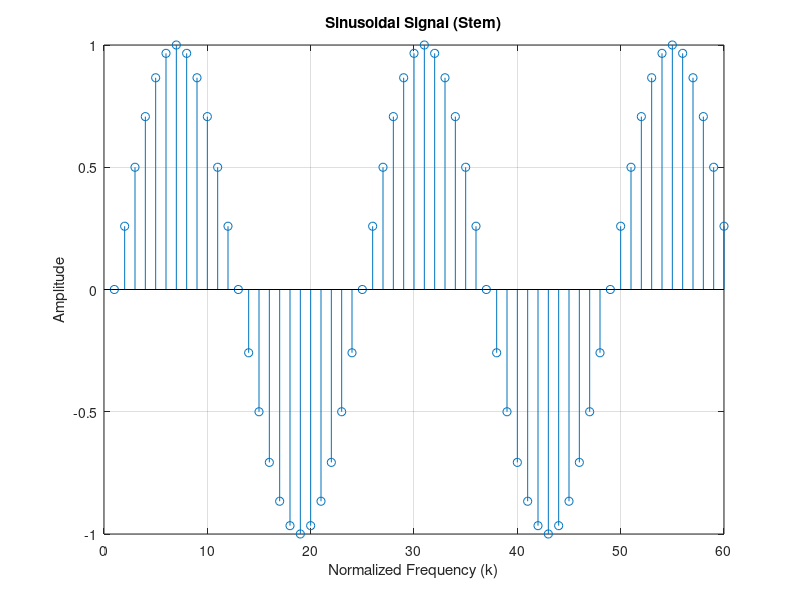

Here is the MATLAB script that generated this plot:
% Define parameters
fs = 10;
N = 2.5; 

% Calculate actual frequency based on desired periods and sampling rate
% f = (number of periods) * (sampling frequency) / total duration (assumed 60 seconds)
f = N * fs / 60; 

% Generate time vector (normalized frequency) based on actual frequency
k = 0:1/fs:(N/f)-1/fs; 

% Generate the sinusoidal signal
s = sin(2*pi*f*k);

% Plot the signal using stem (discrete points)
stem(s);
xlabel('Normalized Frequency (k)');
ylabel('Amplitude');
title('Sinusoidal Signal (Stem)');
grid on;
